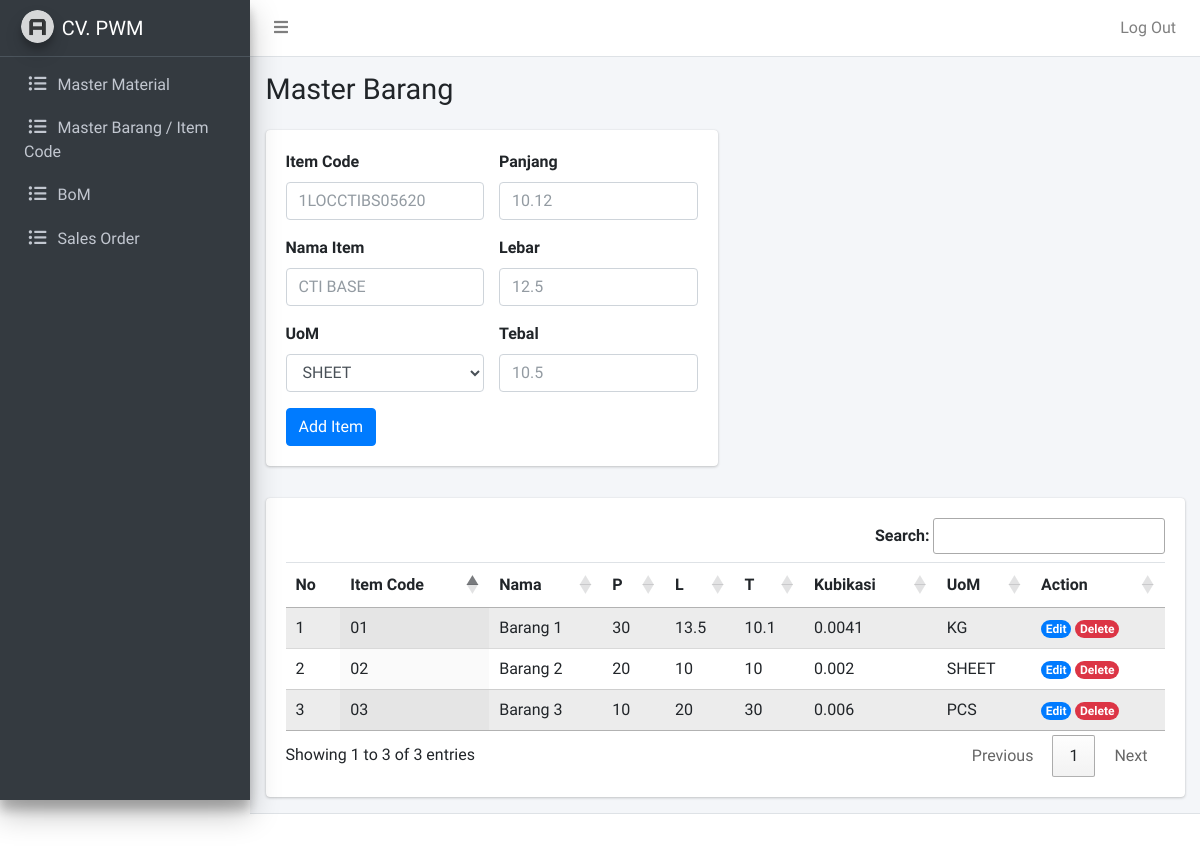
The page /admin/item.php (signed in) on the database its author committed.
### tables this page shows
CREATE TABLE `item` (
  `item_id` varchar(255) NOT NULL,
  `item_nama` varchar(255) NOT NULL,
  `item_panjang` float NOT NULL,
  `item_lebar` float NOT NULL,
  `item_tebal` float NOT NULL,
  `item_kubikasi` float NOT NULL,
  `item_uom` varchar(255) NOT NULL
);

### admin/item.php (the view, shortened to what this page needs)
<?php
require_once "../koneksi.php";
$query = mysqli_query($conn, "SELECT * FROM item");
?>
<?php require_once "template/header.php"; ?>
<?php require_once "template/navbar.php"; ?>
<?php require_once "template/sidebar.php"; ?>
  <div class="content-wrapper">
    <div class="content-header">
      <div class="container-fluid">
        <div class="row mb-2">
          <div class="col-sm-6">
            <h1 class="m-0">Master Barang</h1>
          </div>
        </div>
      </div>
    </div>
    <div class="content">
      <div class="container-fluid">
        <div class="row mb-3">
          <div class="col-md-6">
            <form action="" method="post">
              <div class="card">
                <div class="card-body">
                  <div class="row">
                    <div class="col-md">
                      <div class="mb-3">
                        <label for="item-code" class="form-label">Item Code</label>
                        <input name="item-code" type="text" class="form-control" id="item-code" placeholder="1LOCCTIBS05620">
                      </div>
                      <div class="mb-3">
                        <label for="nama" class="form-label">Nama Item</label>
                        <input name="nama" type="text" class="form-control" id="nama" placeholder="CTI BASE">
                      </div>
                      <div class="mb-3">
                        <label for="uom" class="form-label">UoM</label>
                        <select name="uom" class="form-select form-control">
                          <option value="SHEET">SHEET</option>
                        </select>
                      </div>
                    </div>
                    <div class="col-md">
                      <div class="mb-3">
                        <label for="panjang" class="form-label">Panjang</label>
                        <input name="panjang" type="text" class="form-control" id="panjang" placeholder="10.12">
                      </div>
                      <div class="mb-3">
                        <label for="lebar" class="form-label">Lebar</label>
                        <input name="lebar" type="text" class="form-control" id="lebar" placeholder="12.5">
                      </div>
                      <div class="mb-3">
                        <label for="tebal" class="form-label">Tebal</label>
                        <input name="tebal" type="text" class="form-control" id="tebal" placeholder="10.5">
                      </div>
                    </div>
                  </div>
                  <div>
                    <button name="add-item" type="submit" class="btn btn-primary">Add Item</button>
                  </div>
                </div>
              </div>
            </form>
          </div>
        </div>
        <div class="row">
          <div class="col">
            <div class="card table-responsive">
              <div class="card-body">
                <table id="production-order" class="table table-striped display" style="width:100%">
                  <thead>
                      <tr>
                          <th>No</th>
                          <th>Item Code</th>
                          <th>Nama</th>
                          <th>P</th>
                          <th>L</th>
                          <th>T</th>
                          <th>Kubikasi</th>
                          <th>UoM</th>
                          <th>Action</th>
                      </tr>
                  </thead>
                  <tbody>
                    <?php while($item = mysqli_fetch_assoc($query)) : ?>
                      <tr>
                          <td></td>
                          <td><?= $item['item_id']; ?></td>
                          <td><?= $item['item_nama']; ?></td>
                          <td><?= $item['item_panjang']; ?></td>
                          <td><?= $item['item_lebar']; ?></td>
                          <td><?= $item['item_tebal']; ?></td>
                          <td><?= $item['item_kubikasi']; ?></td>
                          <td><?= $item['item_uom']; ?></td>
                          <td>
                            <a href="item-edit.php?id=<?= $item['item_id']; ?>"><span class="badge rounded-pill bg-primary">Edit</span></a>
                            <a href="item-delete.php?id=<?= $item['item_id']; ?>"><span class="badge rounded-pill bg-danger">Delete</span></a>
                          </td>
                      </tr>
                    <?php endwhile; ?>
                  </tbody>
                </table>
              </div>
            </div>
          </div>
        </div>
      </div>
    </div>
  </div>
<?php require_once "template/footer.php"; ?>

### rows shown on the page
item: item_id "01", item_nama "Barang 1", item_panjang "30", item_lebar "13.5", item_tebal "10.1", item_kubikasi "0.0041", item_uom "KG"
item: item_id "02", item_nama "Barang 2", item_panjang "20", item_lebar "10", item_tebal "10", item_kubikasi "0.002", item_uom "SHEET"
item: item_id "03", item_nama "Barang 3", item_panjang "10", item_lebar "20", item_tebal "30", item_kubikasi "0.006", item_uom "PCS"
